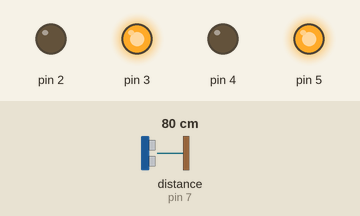
Simulated run of this sketch. Board: Arduino Uno, built with avr-gcc and run on an emulated ATmega328P. Parts: output pins drawn as LEDs (lit = HIGH). Wiring (inferred from the names in the program): ultrasonic range finder: trigger pin 6; echo pin 7. Dashed ring = blinking. The test bench sets the inputs (shaded band); at power-on: distance to the obstacle (sensor on pin 7) 80 cm. The echo pulse lasts 58.3 µs per cm; pins used as bus, display or sensor lines are not drawn.

Above: at 1.2 s.
1.3 s: distance to the obstacle (sensor on pin 7) set to 23 cm
2.8 s: distance to the obstacle (sensor on pin 7) set to 19 cm
At 4.4 s:
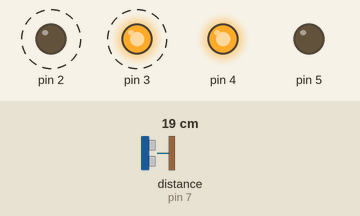
5.8 s: distance to the obstacle (sensor on pin 7) set to 35 cm
At 7.2 s:
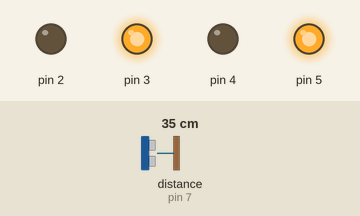
7.9 s: distance to the obstacle (sensor on pin 7) set to 2 cm
At 8.3 s:
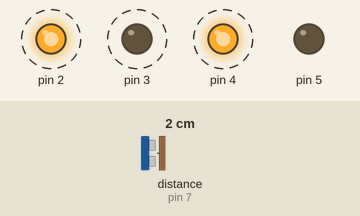
Timing chart, 0 to 11.9 s (numbered marks = the images above; inputs shaded):
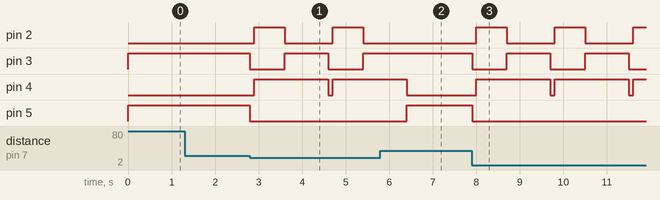

The sketch:

project.ino
```cpp
int d;
int distance;
void setup() {
  pinMode(6,OUTPUT); //trig

  pinMode(3,OUTPUT);
  pinMode(2,OUTPUT);
  pinMode(4,OUTPUT);
  pinMode(5,OUTPUT);


  pinMode(7,INPUT);//echo
  Serial.begin(9600);
}

void loop() {
  digitalWrite(6,LOW);
  delayMicroseconds(2);
  digitalWrite(6,HIGH);
  delayMicroseconds(10);
  digitalWrite(6,LOW);
  d=pulseIn(7,HIGH);
  distance=d*0.034/2;
if(distance>20)
{
  digitalWrite(8,LOW);
digitalWrite(2,LOW);
digitalWrite(3,HIGH);
digitalWrite(4,LOW);
digitalWrite(5,HIGH);

}
else
{

digitalWrite(3,LOW);
digitalWrite(2,LOW);
digitalWrite(4,LOW);
digitalWrite(5,LOW);
delay(100);


digitalWrite(2,HIGH);
digitalWrite(3,LOW);
digitalWrite(4,HIGH);
digitalWrite(5,LOW);
delay(700);

digitalWrite(2,LOW);
digitalWrite(3,HIGH);
digitalWrite(4,HIGH);
digitalWrite(5,LOW);
delay(1000);
  }
}
```

Measured:
- the behaviour switches between 22 and 21 cm on distance to the obstacle (sensor on pin 7) (found by bisection; images 0 and 1)
- after the input at 1.3 s, every drawn part: stays the same
- after the input at 2.8 s, pin 2: alternates HIGH for 0.70 s and LOW for 1.1 s, starting after 0.10 s; pin 3: alternates HIGH for 1.0 s and LOW for 0.80 s, starting at once; pin 4: LOW → HIGH after 0.10 s, → LOW 1.7 s later, → HIGH 0.10 s later; pin 5: HIGH → LOW at once
- after the input at 5.8 s, pin 2: stays LOW (without the input it goes to HIGH after 0.71 s); pin 3: stays HIGH (without the input it goes to LOW after 0.61 s); pin 4: goes on until 6.4 s, then stays LOW; pin 5: LOW → HIGH after 0.61 s
- after the input at 7.9 s, pin 2: alternates HIGH for 0.70 s and LOW for 1.1 s, starting after 0.10 s; pin 3: alternates HIGH for 1.0 s and LOW for 0.80 s, starting at once; pin 4: alternates HIGH for 1.7 s and LOW for 0.10 s, starting after 0.10 s; pin 5: HIGH → LOW at once
